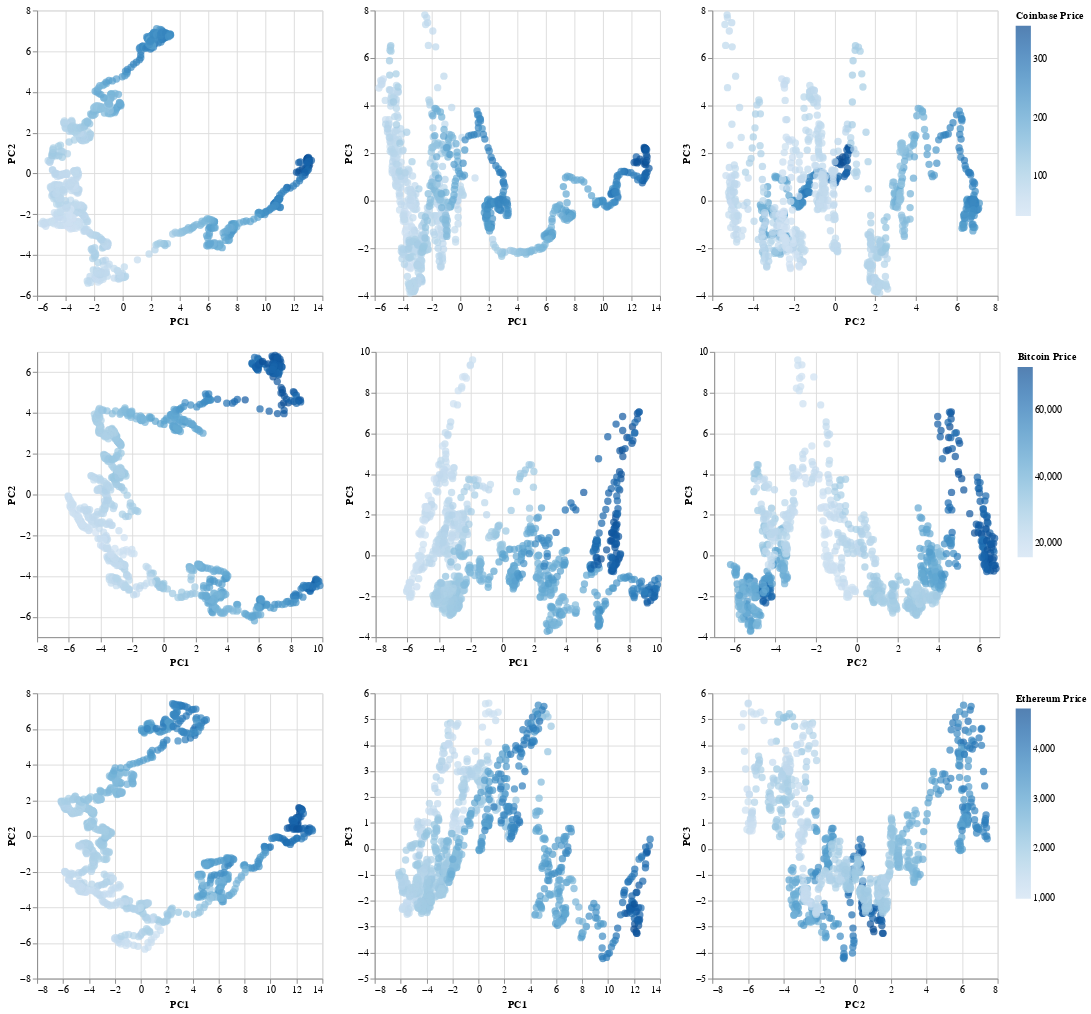

Source (notebook cell):
### Code cell
# Concat vertically with separate color scales
alt.vconcat(coinbase_pca_chart, bitcoin_pca_chart, ethereum_pca_chart).resolve_scale(color="independent")

### Figure 1 — Vega-Lite specification as saved in the notebook (floating-point values rounded to 4 significant figures; data arrays with more than 128 entries replaced by an {"elided": "..."} marker saying what was removed)
{"config": {"view": {"continuousWidth": 300, "continuousHeight": 300}}, "vconcat": [{"hconcat": [{"mark": {"type": "circle", "size": 60}, "encoding": {"color": {"field": "coinbase_price", "title": "Coinbase Price", "type": "quantitative"}, "tooltip": [{"field": "coinbase_price", "type": "quantitative"}], "x": {"field": "PC1", "type": "quantitative"}, "y": {"field": "PC2", "type": "quantitative"}}}, {"mark": {"type": "circle", "size": 60}, "encoding": {"color": {"field": "coinbase_price", "type": "quantitative"}, "tooltip": [{"field": "coinbase_price", "type": "quantitative"}], "x": {"field": "PC1", "type": "quantitative"}, "y": {"field": "PC3", "type": "quantitative"}}}, {"mark": {"type": "circle", "size": 60}, "encoding": {"color": {"field": "coinbase_price", "type": "quantitative"}, "tooltip": [{"field": "coinbase_price", "type": "quantitative"}], "x": {"field": "PC2", "type": "quantitative"}, "y": {"field": "PC3", "type": "quantitative"}}}], "data": {"name": "data-ee2da7d44ed8805de35c17acc6ca26b9"}}, {"hconcat": [{"mark": {"type": "circle", "size": 60}, "encoding": {"color": {"field": "bitcoin_price", "title": "Bitcoin Price", "type": "quantitative"}, "tooltip": [{"field": "bitcoin_price", "type": "quantitative"}], "x": {"field": "PC1", "type": "quantitative"}, "y": {"field": "PC2", "type": "quantitative"}}}, {"mark": {"type": "circle", "size": 60}, "encoding": {"color": {"field": "bitcoin_price", "type": "quantitative"}, "tooltip": [{"field": "bitcoin_price", "type": "quantitative"}], "x": {"field": "PC1", "type": "quantitative"}, "y": {"field": "PC3", "type": "quantitative"}}}, {"mark": {"type": "circle", "size": 60}, "encoding": {"color": {"field": "bitcoin_price", "type": "quantitative"}, "tooltip": [{"field": "bitcoin_price", "type": "quantitative"}], "x": {"field": "PC2", "type": "quantitative"}, "y": {"field": "PC3", "type": "quantitative"}}}], "data": {"name": "data-097f8bd14dae012e6f74dddaf5b45e43"}}, {"hconcat": [{"mark": {"type": "circle", "size": 60}, "encoding": {"color": {"field": "ethereum_price", "title": "Ethereum Price", "type": "quantitative"}, "tooltip": [{"field": "ethereum_price", "type": "quantitative"}], "x": {"field": "PC1", "type": "quantitative"}, "y": {"field": "PC2", "type": "quantitative"}}}, {"mark": {"type": "circle", "size": 60}, "encoding": {"color": {"field": "ethereum_price", "type": "quantitative"}, "tooltip": [{"field": "ethereum_price", "type": "quantitative"}], "x": {"field": "PC1", "type": "quantitative"}, "y": {"field": "PC3", "type": "quantitative"}}}, {"mark": {"type": "circle", "size": 60}, "encoding": {"color": {"field": "ethereum_price", "type": "quantitative"}, "tooltip": [{"field": "ethereum_price", "type": "quantitative"}], "x": {"field": "PC2", "type": "quantitative"}, "y": {"field": "PC3", "type": "quantitative"}}}], "data": {"name": "data-d50ef7b7a37ba3cb2adfd5e3d11fb7c8"}}], "resolve": {"scale": {"color": "independent"}}, "$schema": "https://vega.github.io/schema/vega-lite/v5.17.0.json", "datasets": {"data-ee2da7d44ed8805de35c17acc6ca26b9": {"elided": "966 records"}, "data-097f8bd14dae012e6f74dddaf5b45e43": {"elided": "966 records"}, "data-d50ef7b7a37ba3cb2adfd5e3d11fb7c8": {"elided": "966 records"}}}
